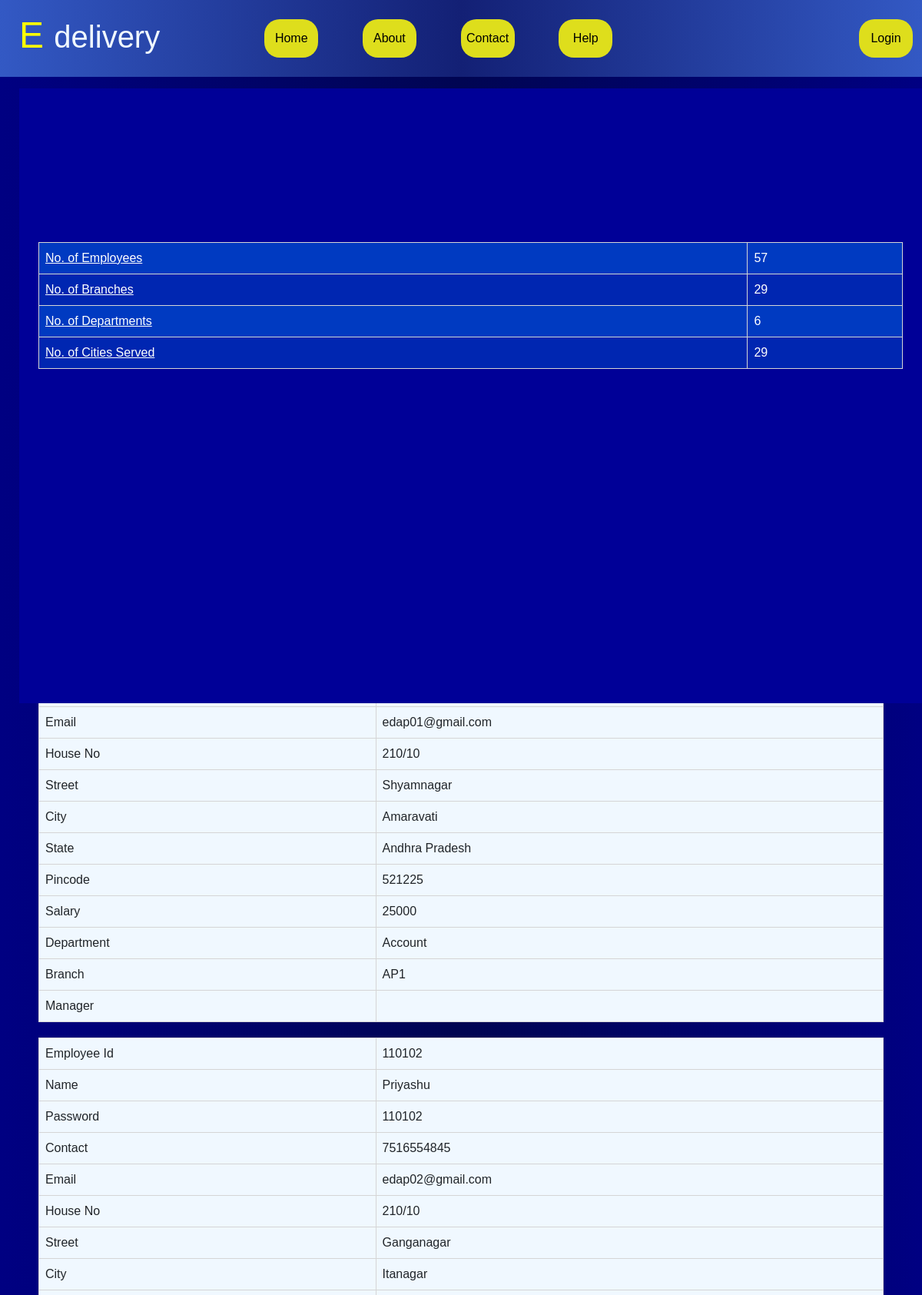
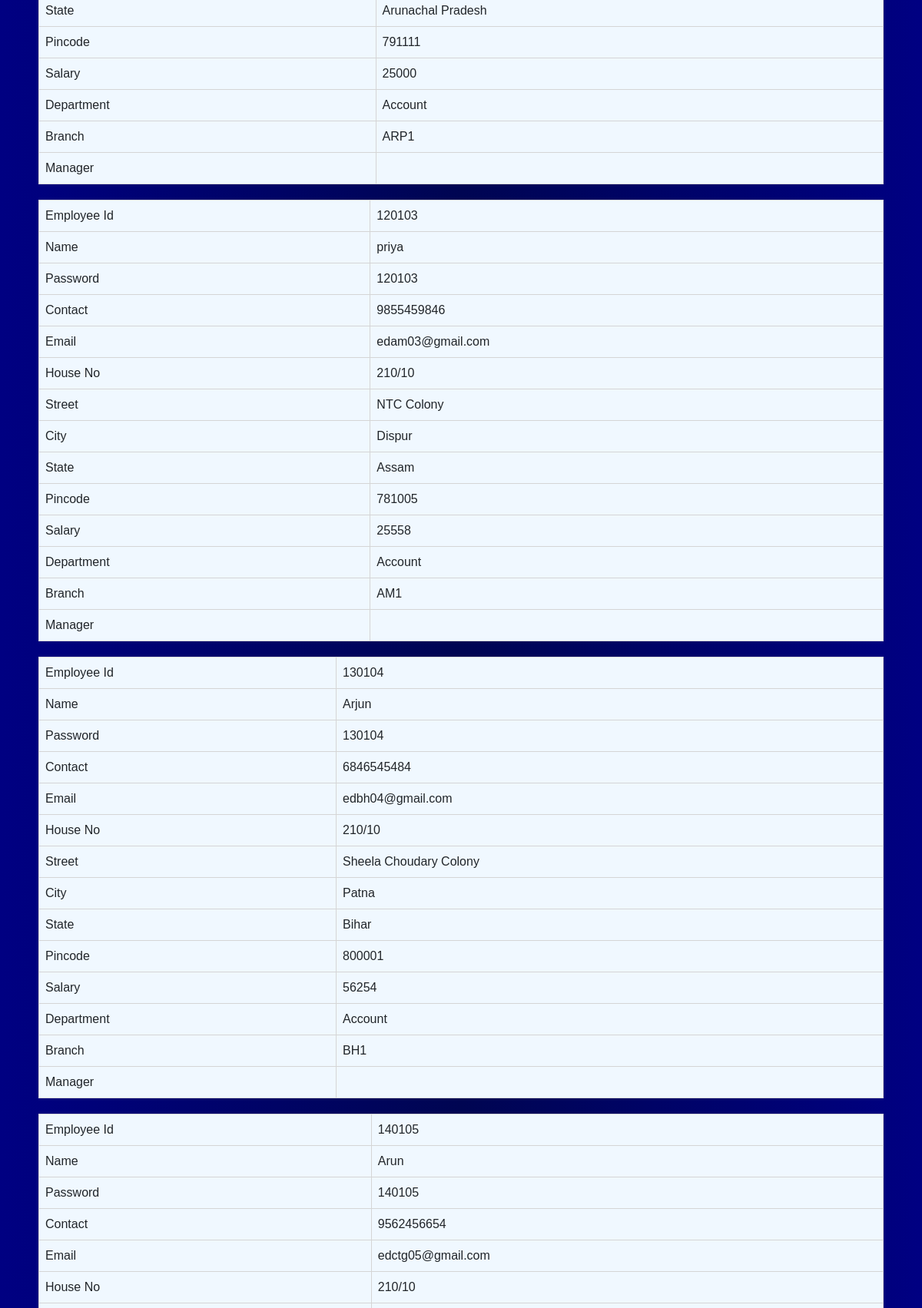
The app's page /emp_details (upper part) with its own data (2 pictures, top to bottom).
### courier_service/models.py (models this page shows)
class Employees(models.Model):
    Employee_Id=models.IntegerField(primary_key=True)
    Name=models.CharField(max_length=50)
    password=models.CharField(max_length=50)
    Contact_Number=models.BigIntegerField()
    Email=models.EmailField()
    House_No=models.CharField(max_length=50)
    Street=models.CharField(max_length=50)
    City=models.CharField(max_length=50)
    State=models.CharField(max_length=50)
    Pin_Code=models.IntegerField()
    Salary=models.IntegerField()
    Branch_Id=models.ForeignKey(Branches,null=True,on_delete=models.CASCADE)
    Department_Id=models.ForeignKey(Department,null=True,on_delete=models.CASCADE)
    Manager_Id= models.ForeignKey('self',null=True,blank=True,on_delete=models.CASCADE)

class Department(models.Model):
    Department_Id=models.IntegerField(primary_key=True)
    Department_Name=models.CharField(max_length=50)

class Branches(models.Model):
    Branch_Id=models.IntegerField(primary_key=True)
    Branch_Name=models.CharField(max_length=50)
    Contact_Number=models.BigIntegerField()
    Email=models.EmailField()
    House_No=models.CharField(max_length=50)
    Street=models.CharField(max_length=50)
    City=models.CharField(max_length=50)
    State=models.CharField(max_length=50)
    Pin_Code=models.IntegerField()

### courier_service/views.py (the view)
# urls.py: path('emp_details', views.emp_details, name='emp_details'),
def emp_details(request):
    orders=Orders.objects.all()
    employees=Employees.objects.all()
    branches=Branches.objects.all()
    departments=Department.objects.all()
    city=cities.objects.all()
    context={
        'x' : len(employees),
        'y' : len(branches),
        'z' : len(departments),
        'c' : len(city),
        'o' : len(orders),
        'employees' : employees
    }
    return render(request, 'emp_details.html',context)

### courier_service/templates/emp_details.html (shortened to what this page needs)
{% extends "layout.html" %}
{% load static %}
{% block csslink %}
<link rel="stylesheet" href="{% static "css/employee.css" %}">
{% endblock %}
{% block pagebody %}
    <div class="employee_container">
        <div class="employee_container_control">
            <div class="employee_details">
                <div class="emp_img"></div>
                <div class="emp_detail_container">
                    <table>
                        <td><a href="/emp_details" type="button" style="color:white">No. of Employees</a></td>
                        <td>{{x}}</td></a>
                        <tr>
                        <td><a href="/branch_details" type="button" style="color:white">No. of Branches</a></td>
                        <td>{{y}}</td>
                        </tr>
                        <tr>
                        <td><a href="/dept_details" type="button" style="color:white">No. of Departments</a></td>
                        <td>{{z}}</td>
                        </tr>
                        <tr>
                        <td><a href="/cities_details" type="button" style="color:white">No. of Cities Served</a></td>
                        <td>{{c}}</td>
                        </tr>
                    </table>
                </div>
            </div>
            <div class="parcel_details">
                   {%for i in employees%}
                    <div class="order_card">
                        <table>
                            <tr>
                                <td>Employee Id</td>
                                <td>{{i.Employee_Id}}</td>
                            </tr>
                        <tr>
                            <td>Name</td>
                            <td>{{i.Name}}
                            </td>
                        </tr>
                        <tr>
                            <td>Password</td>
                            <td>{{i.password}}</td>
                        </tr>
                        <tr>
                            <td>Contact</td>
                            <td>{{i.Contact_Number}}</td>
                        </tr>
                        <tr>
                            <td>Email</td>
                            <td>{{i.Email}}</td>
                        </tr>
                        <tr>
                            <td>House No</td>
                            <td>{{i.House_No}}</td>
                        </tr>
                    <tr>
                        <td>Street</td>
                        <td>{{i.Street}}
                        </td>
                    </tr>
                    <tr>
                        <td>City</td>
                        <td>{{i.City}}</td>
                    </tr>
                    <tr>
                        <td>State</td>
                        <td>{{i.State}}</td>
                    </tr>
                    <tr>
                        <td>Pincode</td>
                        <td>{{i.Pin_Code}}</td>
                    </tr>
                    <tr>
                        <td>Salary</td>
                        <td>{{i.Salary}}
                        </td>
                    </tr>
                    <tr>
                        <td>Department</td>
                        <td>{{i.Department_Id.Department_Name}}</td>
                    </tr>
                    <tr>
                        <td>Branch</td>
                        <td>{{i.Branch_Id.Branch_Name}}</td>
                    </tr>
                    <tr>
                        <td>Manager</td>
                        <td>{{i.Manager_Id.Name}}</td>
                    </tr>
                    </table>
                </div>
               {%endfor%}
            </div>
        </div>
    </div>
{%endblock%}

### courier_service/static/css/navbar.css (style rules this page uses)
* { margin: 0; padding: 0; box-sizing: border-box; font-family: 'Open Sans',sans-serif; }
body { background-color: #0a0027; }

### courier_service/static/css/employee.css (style rules this page uses)
* { margin: 0; padding: 0; box-sizing: border-box; font-family: 'Open-Sans',sans-serif; }
body { background-image: linear-gradient(to right,#000082,#000552,#000082); }
.employee_container { padding-right: 10px; padding-left: 10px; margin-top: 15px; margin-right: auto; margin-left: auto; }
@media (min-width: 768px) { .employee_container { width: 750px; } }
@media (min-width: 992px) { .employee_container { width: 970px; } }
@media (min-width: 1200px) { .employee_container { width: 1170px; } }
.employee_container_control { display: flex; }
.employee_details { width: 100%; background-color: #000097; padding: 25px; position : fixed; }
@media (min-width: 900px) { .employee_details { height: 100vh; } }
.emp_img { height: 150px; width: 150px; border-radius: 50%; background-image: url("https://upload.wikimedia.org/wikipedia/commons/thumb/b/b8/Sachin-Tendulkar_%28cropped%29.jpg/220px-Sachin-Tendulkar_%28cropped%29.jpg"); background-position: center; background-size: cover; background-repeat: no-repeat; }
.emp_detail_container { margin: 25px; margin-left: 0; }
.parcel_details { margin: 25px; width: 100%; }
.order_card { margin: 20px 0; }
table { font-family: arial, sans-serif; border-collapse: collapse; width: 100%; }
td { border: 1px solid #d5d5d5; text-align: left; padding: 8px; }
.emp_detail_container tr:nth-child(even) { background-color: rgb(0, 38, 177); }
.emp_detail_container tr:nth-child(odd) { background-color: rgb(0, 58, 193); }
.emp_detail_container td { color: #fff; }
.parcel_details table { background-color: aliceblue; }

### records on screen
Employees: Email "edap01@gmail.com", House_No "210/10", Street "Shyamnagar", City "Amaravati", State "Andhra Pradesh", Pin_Code "521225", Salary "25000", Department_Id.Department_Name "Account", Branch_Id.Branch_Name "AP1"
Employees: Employee_Id "110102", Name "Priyashu", password "110102", Contact_Number "7516554845", Email "edap02@gmail.com", House_No "210/10", Street "Ganganagar", City "Itanagar", State "Arunachal Pradesh", Pin_Code "791111", Salary "25000", Department_Id.Department_Name "Account", Branch_Id.Branch_Name "ARP1"
Employees: Employee_Id "120103", Name "priya", password "120103", Contact_Number "9855459846", Email "edam03@gmail.com", House_No "210/10", Street "NTC Colony", City "Dispur", State "Assam", Pin_Code "781005", Salary "25558", Department_Id.Department_Name "Account", Branch_Id.Branch_Name "AM1"
Employees: Employee_Id "130104", Name "Arjun", password "130104", Contact_Number "6846545484", Email "edbh04@gmail.com", House_No "210/10", Street "Sheela Choudary Colony", City "Patna", State "Bihar", Pin_Code "800001", Salary "56254", Department_Id.Department_Name "Account", Branch_Id.Branch_Name "BH1"
Employees: Employee_Id "140105", Name "Arun", password "140105", Contact_Number "9562456654", Email "edctg05@gmail.com", House_No "210/10"

### other values on screen
{{ x }} "57"
{{ y }} "29"
{{ z }} "6"
{{ c }} "29"
